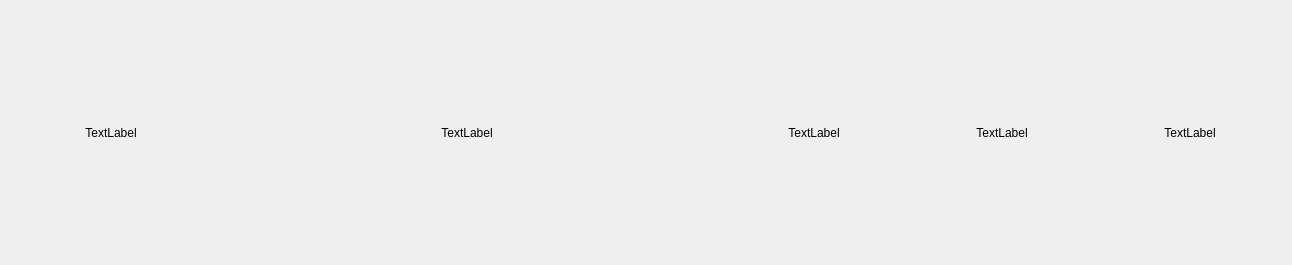
<?xml version="1.0" encoding="UTF-8"?>
<ui version="4.0">
 <class>BookForm</class>
 <widget class="QWidget" name="BookForm">
  <property name="geometry">
   <rect>
    <x>0</x>
    <y>0</y>
    <width>1292</width>
    <height>265</height>
   </rect>
  </property>
  <property name="windowTitle">
   <string>Form</string>
  </property>
  <layout class="QHBoxLayout" name="horizontalLayout">
   <item>
    <widget class="QLabel" name="labelImage">
     <property name="sizePolicy">
      <sizepolicy hsizetype="Fixed" vsizetype="Preferred">
       <horstretch>0</horstretch>
       <verstretch>0</verstretch>
      </sizepolicy>
     </property>
     <property name="minimumSize">
      <size>
       <width>200</width>
       <height>0</height>
      </size>
     </property>
     <property name="maximumSize">
      <size>
       <width>200</width>
       <height>16777215</height>
      </size>
     </property>
     <property name="text">
      <string>TextLabel</string>
     </property>
     <property name="alignment">
      <set>Qt::AlignmentFlag::AlignCenter</set>
     </property>
    </widget>
   </item>
   <item>
    <widget class="QLabel" name="labelBookLink">
     <property name="sizePolicy">
      <sizepolicy hsizetype="Fixed" vsizetype="Preferred">
       <horstretch>0</horstretch>
       <verstretch>0</verstretch>
      </sizepolicy>
     </property>
     <property name="minimumSize">
      <size>
       <width>500</width>
       <height>0</height>
      </size>
     </property>
     <property name="maximumSize">
      <size>
       <width>500</width>
       <height>16777215</height>
      </size>
     </property>
     <property name="text">
      <string>TextLabel</string>
     </property>
     <property name="alignment">
      <set>Qt::AlignmentFlag::AlignCenter</set>
     </property>
     <property name="wordWrap">
      <bool>true</bool>
     </property>
    </widget>
   </item>
   <item>
    <widget class="QLabel" name="labelPagesRead">
     <property name="minimumSize">
      <size>
       <width>150</width>
       <height>0</height>
      </size>
     </property>
     <property name="text">
      <string>TextLabel</string>
     </property>
     <property name="alignment">
      <set>Qt::AlignmentFlag::AlignCenter</set>
     </property>
     <property name="wordWrap">
      <bool>true</bool>
     </property>
    </widget>
   </item>
   <item>
    <widget class="QLabel" name="labelPutInBag">
     <property name="minimumSize">
      <size>
       <width>150</width>
       <height>0</height>
      </size>
     </property>
     <property name="text">
      <string>TextLabel</string>
     </property>
     <property name="alignment">
      <set>Qt::AlignmentFlag::AlignCenter</set>
     </property>
     <property name="wordWrap">
      <bool>true</bool>
     </property>
    </widget>
   </item>
   <item>
    <widget class="QLabel" name="labelSaleBook">
     <property name="minimumSize">
      <size>
       <width>150</width>
       <height>0</height>
      </size>
     </property>
     <property name="text">
      <string>TextLabel</string>
     </property>
     <property name="alignment">
      <set>Qt::AlignmentFlag::AlignCenter</set>
     </property>
     <property name="wordWrap">
      <bool>true</bool>
     </property>
    </widget>
   </item>
  </layout>
 </widget>
 <resources/>
 <connections/>
</ui>
